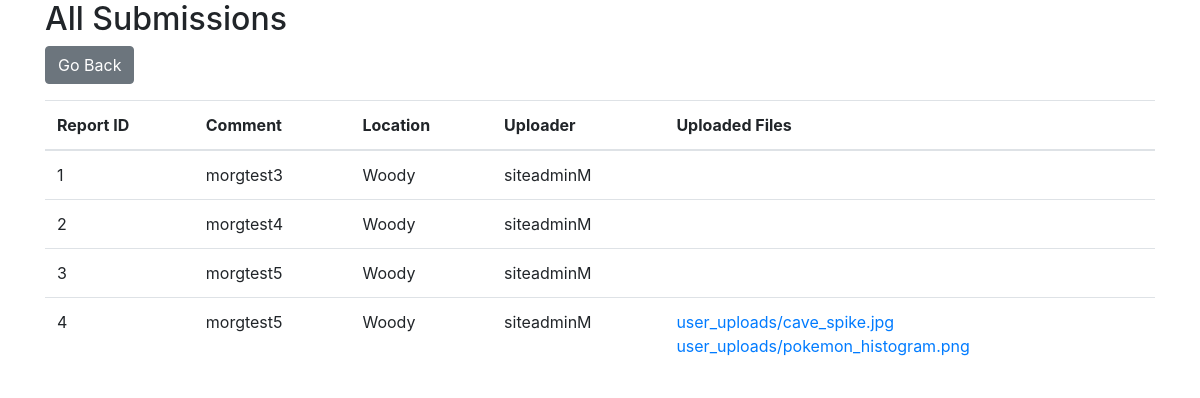
The page /admin_files/ on the database its author committed.
### b26/models.py (models this page shows, shortened)
class Report(models.Model):
    id = models.AutoField(primary_key=True)
    report_comment = models.CharField(max_length=1000)
    report_location = models.CharField(max_length=200)
    report_user = models.ForeignKey(UserProfile, on_delete=models.CASCADE, null=True)

class UserProfile(models.Model):
    user = models.OneToOneField(
        settings.AUTH_USER_MODEL, on_delete=models.CASCADE)
    is_site_admin = models.BooleanField(default=False)
    class Meta:
        verbose_name_plural = "User Profiles"
    def __str__(self):
        return self.user.username

class FileUpload(models.Model):
    uploader = models.ForeignKey(
        settings.AUTH_USER_MODEL, related_name='file_uploads', on_delete=models.CASCADE, null=True, blank=True)
    data = models.FileField(upload_to='user_uploads/', null=True)
    time_added = models.DateTimeField(auto_now_add=True)
    report = models.ForeignKey(Report, on_delete=models.CASCADE, related_name='uploads', null=True, blank=True)
    class Meta:
        verbose_name_plural = "File Uploads"

### b26/views.py (the view)
# urls.py: path('admin_files/', views.admin_files, name='admin_files'),
def admin_files(request):
    reports = Report.objects.all()
    return render(request, 'admin_files.html', {'reports': reports})

### templates/admin_files.html (shortened to what this page needs)
<!DOCTYPE html>
<html lang="en">
<head>
    <link rel="stylesheet" href="https://stackpath.bootstrapcdn.com/bootstrap/4.5.2/css/bootstrap.min.css">
</head>
<body>
  <div class="container">
    <h2>All Submissions</h2>
    <button onclick="goBack()" class="btn btn-secondary mb-3">Go Back</button>
    <table class="table">
      <thead>
        <tr>
          <th>Report ID</th>
          <th>Comment</th>
          <th>Location</th>
          <th>Uploader</th>
          <th>Uploaded Files</th>
        </tr>
      </thead>
      <tbody>
        {% for report in reports %}
          <tr>
            <td>{{ report.id }}</td>
            <td>{{ report.report_comment }}</td>
            <td>{{ report.report_location }}</td>
            <td>{{ report.report_user }}</td>
            <td>
              {% for file_upload in report.uploads.all %}
                <a href="{{ file_upload.data.url }}" target="_blank">{{ file_upload.data.name }}</a><br>
              {% endfor %}
            </td>
          </tr>
        {% endfor %}
      </tbody>
    </table>
  </div>
<body/>

### rows shown on the page
Report: id "1", report_comment "morgtest3", report_location "Woody", report_user "siteadminM"
Report: id "2", report_comment "morgtest4", report_location "Woody", report_user "siteadminM"
Report: id "3", report_comment "morgtest5", report_location "Woody", report_user "siteadminM"
Report: id "4", report_comment "morgtest5", report_location "Woody", report_user "siteadminM"
FileUpload: data.name "user_uploads/cave_spike.jpg"
FileUpload: data.name "user_uploads/pokemon_histogram.png"
